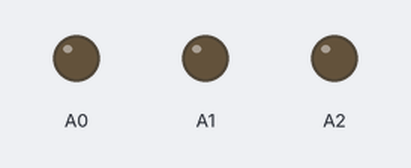
Recording of a sketch running on a simulated Arduino Uno, built with avr-gcc and run on an emulated ATmega328P. Shown: output pins drawn as LEDs (lit = HIGH).

Above: at 2.5 s.
At 7.7 s:
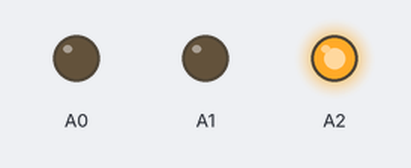
At 11.7 s:
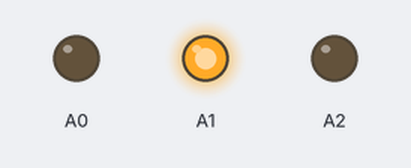
Timing chart, 0 to 16.9 s (numbered marks = the images above):
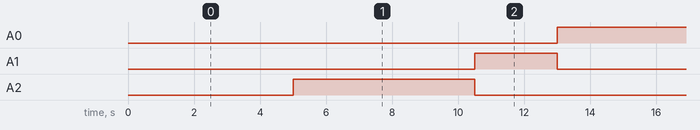

Measured:
- by itself, A0: alternates HIGH for 5.0 s and LOW for 8.0 s
- by itself, A1: alternates HIGH for 2.5 s and LOW for 10.5 s
- by itself, A2: alternates HIGH for 5.5 s and LOW for 7.5 s

The sketch:

trafficlight_states_nodelay.ino
```cpp
const unsigned long baseInterval = 500;
const unsigned long redSpan = 8;
const unsigned long yellowSpan = 3;
const unsigned long greenSpan = 10;

unsigned long lastLightCheck = 0;
unsigned long currentIntervalsSkipped = 0;

int currentState = 0; //Red: 0, Yellow: 1, Green: 2

void setup() {
  pinMode(A0, OUTPUT);
  pinMode(A1, OUTPUT);
  pinMode(A2, OUTPUT);
}

void loop() {
  unsigned long now = millis();
  if ((now - lastLightCheck) >= baseInterval) {
    if (currentState == 0) {
      if (currentIntervalsSkipped > redSpan) {
        changeToGreen();
      } else {
        currentIntervalsSkipped++;
      }
    }
    if (currentState == 1) {
      if (currentIntervalsSkipped > yellowSpan) {
        changeToRed();
      } else {
        currentIntervalsSkipped++;
      }
    }
    if (currentState == 2) {
      if (currentIntervalsSkipped > greenSpan) {
        changeToYellow();
      } else {
        currentIntervalsSkipped++;
      }
    }
    lastLightCheck = now;
  }
}

void changeToRed() {
  currentState = 0;
  currentIntervalsSkipped = 0;
  digitalWrite(A0, HIGH);
  digitalWrite(A1, LOW);
  digitalWrite(A2, LOW);
}

void changeToGreen() {
  currentState = 2;
  currentIntervalsSkipped = 0;
  digitalWrite(A0, LOW);
  digitalWrite(A1, LOW);
  digitalWrite(A2, HIGH);
}

void changeToYellow() {
  currentState = 1;
  currentIntervalsSkipped = 0;
  digitalWrite(A0, LOW);
  digitalWrite(A1, HIGH);
  digitalWrite(A2, LOW);
}
```
